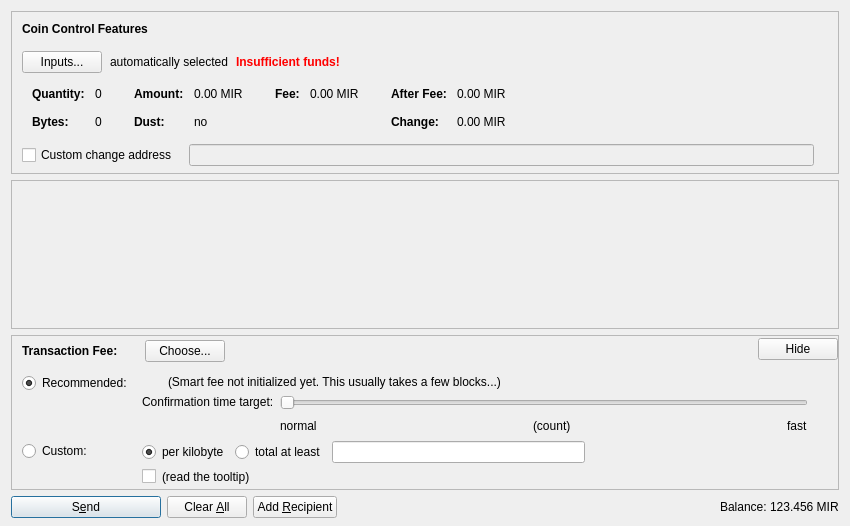
<?xml version="1.0" encoding="UTF-8"?>
<ui version="4.0">
 <class>SendCoinsDialog</class>
 <widget class="QDialog" name="SendCoinsDialog">
  <property name="geometry">
   <rect>
    <x>0</x>
    <y>0</y>
    <width>850</width>
    <height>526</height>
   </rect>
  </property>
  <property name="windowTitle">
   <string>Send Coins</string>
  </property>
  <layout class="QVBoxLayout" name="verticalLayout" stretch="0,1,0,0">
   <property name="bottomMargin">
    <number>8</number>
   </property>
   <item>
    <widget class="QFrame" name="frameCoinControl">
     <property name="sizePolicy">
      <sizepolicy hsizetype="Expanding" vsizetype="Expanding">
       <horstretch>0</horstretch>
       <verstretch>0</verstretch>
      </sizepolicy>
     </property>
     <property name="maximumSize">
      <size>
       <width>16777215</width>
       <height>16777215</height>
      </size>
     </property>
     <property name="frameShape">
      <enum>QFrame::StyledPanel</enum>
     </property>
     <property name="frameShadow">
      <enum>QFrame::Sunken</enum>
     </property>
     <layout class="QVBoxLayout" name="verticalLayoutCoinControl2">
      <property name="spacing">
       <number>0</number>
      </property>
      <property name="leftMargin">
       <number>0</number>
      </property>
      <property name="topMargin">
       <number>0</number>
      </property>
      <property name="rightMargin">
       <number>0</number>
      </property>
      <property name="bottomMargin">
       <number>6</number>
      </property>
      <item>
       <layout class="QVBoxLayout" name="verticalLayoutCoinControl" stretch="0,0,0,0,1">
        <property name="spacing">
         <number>0</number>
        </property>
        <property name="leftMargin">
         <number>10</number>
        </property>
        <property name="topMargin">
         <number>10</number>
        </property>
        <item>
         <layout class="QHBoxLayout" name="horizontalLayoutCoinControl1">
          <property name="bottomMargin">
           <number>15</number>
          </property>
          <item>
           <widget class="QLabel" name="labelCoinControlFeatures">
            <property name="sizePolicy">
             <sizepolicy hsizetype="Preferred" vsizetype="Maximum">
              <horstretch>0</horstretch>
              <verstretch>0</verstretch>
             </sizepolicy>
            </property>
            <property name="font">
             <font>
              <weight>75</weight>
              <bold>true</bold>
             </font>
            </property>
            <property name="styleSheet">
             <string notr="true">font-weight:bold;</string>
            </property>
            <property name="text">
             <string>Coin Control Features</string>
            </property>
           </widget>
          </item>
         </layout>
        </item>
        <item>
         <layout class="QHBoxLayout" name="horizontalLayoutCoinControl2" stretch="0,0,0,0">
          <property name="spacing">
           <number>8</number>
          </property>
          <property name="bottomMargin">
           <number>10</number>
          </property>
          <item>
           <widget class="QPushButton" name="pushButtonCoinControl">
            <property name="styleSheet">
             <string notr="true"/>
            </property>
            <property name="text">
             <string>Inputs...</string>
            </property>
            <property name="autoDefault">
             <bool>false</bool>
            </property>
           </widget>
          </item>
          <item>
           <widget class="QLabel" name="labelCoinControlAutomaticallySelected">
            <property name="text">
             <string>automatically selected</string>
            </property>
            <property name="margin">
             <number>5</number>
            </property>
           </widget>
          </item>
          <item>
           <widget class="QLabel" name="labelCoinControlInsuffFunds">
            <property name="font">
             <font>
              <weight>75</weight>
              <bold>true</bold>
             </font>
            </property>
            <property name="styleSheet">
             <string notr="true">color:red;font-weight:bold;</string>
            </property>
            <property name="text">
             <string>Insufficient funds!</string>
            </property>
            <property name="margin">
             <number>5</number>
            </property>
           </widget>
          </item>
          <item>
           <spacer name="horizontalSpacerCoinControl">
            <property name="orientation">
             <enum>Qt::Horizontal</enum>
            </property>
            <property name="sizeHint" stdset="0">
             <size>
              <width>40</width>
              <height>1</height>
             </size>
            </property>
           </spacer>
          </item>
         </layout>
        </item>
        <item>
         <widget class="QWidget" name="widgetCoinControl" native="true">
          <property name="sizePolicy">
           <sizepolicy hsizetype="Preferred" vsizetype="Preferred">
            <horstretch>0</horstretch>
            <verstretch>0</verstretch>
           </sizepolicy>
          </property>
          <property name="minimumSize">
           <size>
            <width>0</width>
            <height>0</height>
           </size>
          </property>
          <property name="styleSheet">
           <string notr="true"/>
          </property>
          <layout class="QHBoxLayout" name="horizontalLayoutCoinControl5">
           <property name="leftMargin">
            <number>0</number>
           </property>
           <property name="topMargin">
            <number>0</number>
           </property>
           <property name="rightMargin">
            <number>0</number>
           </property>
           <property name="bottomMargin">
            <number>0</number>
           </property>
           <item>
            <layout class="QHBoxLayout" name="horizontalLayoutCoinControl3" stretch="0,0,0,1">
             <property name="spacing">
              <number>20</number>
             </property>
             <property name="topMargin">
              <number>0</number>
             </property>
             <property name="bottomMargin">
              <number>10</number>
             </property>
             <item>
              <layout class="QFormLayout" name="formLayoutCoinControl1">
               <property name="horizontalSpacing">
                <number>10</number>
               </property>
               <property name="verticalSpacing">
                <number>14</number>
               </property>
               <property name="leftMargin">
                <number>10</number>
               </property>
               <property name="topMargin">
                <number>4</number>
               </property>
               <property name="rightMargin">
                <number>6</number>
               </property>
               <item row="0" column="0">
                <widget class="QLabel" name="labelCoinControlQuantityText">
                 <property name="font">
                  <font>
                   <weight>75</weight>
                   <bold>true</bold>
                  </font>
                 </property>
                 <property name="text">
                  <string>Quantity:</string>
                 </property>
                 <property name="margin">
                  <number>0</number>
                 </property>
                </widget>
               </item>
               <item row="0" column="1">
                <widget class="QLabel" name="labelCoinControlQuantity">
                 <property name="cursor">
                  <cursorShape>IBeamCursor</cursorShape>
                 </property>
                 <property name="contextMenuPolicy">
                  <enum>Qt::ActionsContextMenu</enum>
                 </property>
                 <property name="text">
                  <string notr="true">0</string>
                 </property>
                 <property name="margin">
                  <number>0</number>
                 </property>
                 <property name="textInteractionFlags">
                  <set>Qt::LinksAccessibleByMouse|Qt::TextSelectableByKeyboard|Qt::TextSelectableByMouse</set>
                 </property>
                </widget>
               </item>
               <item row="1" column="0">
                <widget class="QLabel" name="labelCoinControlBytesText">
                 <property name="font">
                  <font>
                   <weight>75</weight>
                   <bold>true</bold>
                  </font>
                 </property>
                 <property name="text">
                  <string>Bytes:</string>
                 </property>
                </widget>
               </item>
               <item row="1" column="1">
                <widget class="QLabel" name="labelCoinControlBytes">
                 <property name="cursor">
                  <cursorShape>IBeamCursor</cursorShape>
                 </property>
                 <property name="contextMenuPolicy">
                  <enum>Qt::ActionsContextMenu</enum>
                 </property>
                 <property name="text">
                  <string notr="true">0</string>
                 </property>
                 <property name="textInteractionFlags">
                  <set>Qt::LinksAccessibleByMouse|Qt::TextSelectableByKeyboard|Qt::TextSelectableByMouse</set>
                 </property>
                </widget>
               </item>
              </layout>
             </item>
             <item>
              <layout class="QFormLayout" name="formLayoutCoinControl2">
               <property name="horizontalSpacing">
                <number>10</number>
               </property>
               <property name="verticalSpacing">
                <number>14</number>
               </property>
               <property name="leftMargin">
                <number>6</number>
               </property>
               <property name="topMargin">
                <number>4</number>
               </property>
               <property name="rightMargin">
                <number>6</number>
               </property>
               <item row="0" column="0">
                <widget class="QLabel" name="labelCoinControlAmountText">
                 <property name="font">
                  <font>
                   <weight>75</weight>
                   <bold>true</bold>
                  </font>
                 </property>
                 <property name="text">
                  <string>Amount:</string>
                 </property>
                 <property name="margin">
                  <number>0</number>
                 </property>
                </widget>
               </item>
               <item row="0" column="1">
                <widget class="QLabel" name="labelCoinControlAmount">
                 <property name="cursor">
                  <cursorShape>IBeamCursor</cursorShape>
                 </property>
                 <property name="contextMenuPolicy">
                  <enum>Qt::ActionsContextMenu</enum>
                 </property>
                 <property name="text">
                  <string notr="true">0.00 MIR</string>
                 </property>
                 <property name="textInteractionFlags">
                  <set>Qt::LinksAccessibleByMouse|Qt::TextSelectableByKeyboard|Qt::TextSelectableByMouse</set>
                 </property>
                </widget>
               </item>
               <item row="1" column="0">
                <widget class="QLabel" name="labelCoinControlLowOutputText">
                 <property name="font">
                  <font>
                   <weight>75</weight>
                   <bold>true</bold>
                  </font>
                 </property>
                 <property name="text">
                  <string>Dust:</string>
                 </property>
                </widget>
               </item>
               <item row="1" column="1">
                <widget class="QLabel" name="labelCoinControlLowOutput">
                 <property name="cursor">
                  <cursorShape>IBeamCursor</cursorShape>
                 </property>
                 <property name="contextMenuPolicy">
                  <enum>Qt::ActionsContextMenu</enum>
                 </property>
                 <property name="text">
                  <string notr="true">no</string>
                 </property>
                 <property name="textInteractionFlags">
                  <set>Qt::LinksAccessibleByMouse|Qt::TextSelectableByKeyboard|Qt::TextSelectableByMouse</set>
                 </property>
                </widget>
               </item>
              </layout>
             </item>
             <item>
              <layout class="QFormLayout" name="formLayoutCoinControl3">
               <property name="horizontalSpacing">
                <number>10</number>
               </property>
               <property name="verticalSpacing">
                <number>14</number>
               </property>
               <property name="leftMargin">
                <number>6</number>
               </property>
               <property name="topMargin">
                <number>4</number>
               </property>
               <property name="rightMargin">
                <number>6</number>
               </property>
               <item row="0" column="0">
                <widget class="QLabel" name="labelCoinControlFeeText">
                 <property name="font">
                  <font>
                   <weight>75</weight>
                   <bold>true</bold>
                  </font>
                 </property>
                 <property name="text">
                  <string>Fee:</string>
                 </property>
                 <property name="margin">
                  <number>0</number>
                 </property>
                </widget>
               </item>
               <item row="0" column="1">
                <widget class="QLabel" name="labelCoinControlFee">
                 <property name="cursor">
                  <cursorShape>IBeamCursor</cursorShape>
                 </property>
                 <property name="contextMenuPolicy">
                  <enum>Qt::ActionsContextMenu</enum>
                 </property>
                 <property name="text">
                  <string notr="true">0.00 MIR</string>
                 </property>
                 <property name="textInteractionFlags">
                  <set>Qt::LinksAccessibleByMouse|Qt::TextSelectableByKeyboard|Qt::TextSelectableByMouse</set>
                 </property>
                </widget>
               </item>
              </layout>
             </item>
             <item>
              <layout class="QFormLayout" name="formLayoutCoinControl4">
               <property name="horizontalSpacing">
                <number>10</number>
               </property>
               <property name="verticalSpacing">
                <number>14</number>
               </property>
               <property name="leftMargin">
                <number>6</number>
               </property>
               <property name="topMargin">
                <number>4</number>
               </property>
               <property name="rightMargin">
                <number>6</number>
               </property>
               <item row="0" column="0">
                <widget class="QLabel" name="labelCoinControlAfterFeeText">
                 <property name="font">
                  <font>
                   <weight>75</weight>
                   <bold>true</bold>
                  </font>
                 </property>
                 <property name="text">
                  <string>After Fee:</string>
                 </property>
                 <property name="margin">
                  <number>0</number>
                 </property>
                </widget>
               </item>
               <item row="0" column="1">
                <widget class="QLabel" name="labelCoinControlAfterFee">
                 <property name="cursor">
                  <cursorShape>IBeamCursor</cursorShape>
                 </property>
                 <property name="contextMenuPolicy">
                  <enum>Qt::ActionsContextMenu</enum>
                 </property>
                 <property name="text">
                  <string notr="true">0.00 MIR</string>
                 </property>
                 <property name="textInteractionFlags">
                  <set>Qt::LinksAccessibleByMouse|Qt::TextSelectableByKeyboard|Qt::TextSelectableByMouse</set>
                 </property>
                </widget>
               </item>
               <item row="1" column="0">
                <widget class="QLabel" name="labelCoinControlChangeText">
                 <property name="font">
                  <font>
                   <weight>75</weight>
                   <bold>true</bold>
                  </font>
                 </property>
                 <property name="text">
                  <string>Change:</string>
                 </property>
                </widget>
               </item>
               <item row="1" column="1">
                <widget class="QLabel" name="labelCoinControlChange">
                 <property name="cursor">
                  <cursorShape>IBeamCursor</cursorShape>
                 </property>
                 <property name="contextMenuPolicy">
                  <enum>Qt::ActionsContextMenu</enum>
                 </property>
                 <property name="text">
                  <string notr="true">0.00 MIR</string>
                 </property>
                 <property name="textInteractionFlags">
                  <set>Qt::LinksAccessibleByMouse|Qt::TextSelectableByKeyboard|Qt::TextSelectableByMouse</set>
                 </property>
                </widget>
               </item>
              </layout>
             </item>
            </layout>
           </item>
          </layout>
         </widget>
        </item>
        <item>
         <layout class="QHBoxLayout" name="horizontalLayoutCoinControl4" stretch="0,0,0">
          <property name="spacing">
           <number>12</number>
          </property>
          <property name="sizeConstraint">
           <enum>QLayout::SetDefaultConstraint</enum>
          </property>
          <property name="topMargin">
           <number>5</number>
          </property>
          <property name="rightMargin">
           <number>5</number>
          </property>
          <item>
           <widget class="QCheckBox" name="checkBoxCoinControlChange">
            <property name="toolTip">
             <string>If this is activated, but the change address is empty or invalid, change will be sent to a newly generated address.</string>
            </property>
            <property name="text">
             <string>Custom change address</string>
            </property>
           </widget>
          </item>
          <item>
           <widget class="QValidatedLineEdit" name="lineEditCoinControlChange">
            <property name="enabled">
             <bool>false</bool>
            </property>
            <property name="sizePolicy">
             <sizepolicy hsizetype="Expanding" vsizetype="Fixed">
              <horstretch>0</horstretch>
              <verstretch>0</verstretch>
             </sizepolicy>
            </property>
           </widget>
          </item>
          <item>
           <widget class="QLabel" name="labelCoinControlChangeLabel">
            <property name="sizePolicy">
             <sizepolicy hsizetype="Preferred" vsizetype="Expanding">
              <horstretch>0</horstretch>
              <verstretch>0</verstretch>
             </sizepolicy>
            </property>
            <property name="minimumSize">
             <size>
              <width>0</width>
              <height>0</height>
             </size>
            </property>
            <property name="text">
             <string/>
            </property>
            <property name="margin">
             <number>3</number>
            </property>
           </widget>
          </item>
         </layout>
        </item>
        <item>
         <spacer name="verticalSpacerCoinControl">
          <property name="orientation">
           <enum>Qt::Vertical</enum>
          </property>
          <property name="sizeHint" stdset="0">
           <size>
            <width>800</width>
            <height>1</height>
           </size>
          </property>
         </spacer>
        </item>
       </layout>
      </item>
     </layout>
    </widget>
   </item>
   <item>
    <widget class="QScrollArea" name="scrollArea">
     <property name="widgetResizable">
      <bool>true</bool>
     </property>
     <widget class="QWidget" name="scrollAreaWidgetContents">
      <property name="geometry">
       <rect>
        <x>0</x>
        <y>0</y>
        <width>830</width>
        <height>104</height>
       </rect>
      </property>
      <layout class="QVBoxLayout" name="verticalLayout_2" stretch="0,1">
       <property name="leftMargin">
        <number>0</number>
       </property>
       <property name="topMargin">
        <number>0</number>
       </property>
       <property name="rightMargin">
        <number>0</number>
       </property>
       <property name="bottomMargin">
        <number>0</number>
       </property>
       <item>
        <layout class="QVBoxLayout" name="entries">
         <property name="spacing">
          <number>6</number>
         </property>
        </layout>
       </item>
       <item>
        <spacer name="verticalSpacer">
         <property name="orientation">
          <enum>Qt::Vertical</enum>
         </property>
         <property name="sizeHint" stdset="0">
          <size>
           <width>20</width>
           <height>40</height>
          </size>
         </property>
        </spacer>
       </item>
      </layout>
     </widget>
    </widget>
   </item>
   <item>
    <widget class="QFrame" name="frameFee">
     <property name="sizePolicy">
      <sizepolicy hsizetype="Expanding" vsizetype="Expanding">
       <horstretch>0</horstretch>
       <verstretch>0</verstretch>
      </sizepolicy>
     </property>
     <property name="maximumSize">
      <size>
       <width>16777215</width>
       <height>16777215</height>
      </size>
     </property>
     <property name="frameShape">
      <enum>QFrame::StyledPanel</enum>
     </property>
     <property name="frameShadow">
      <enum>QFrame::Sunken</enum>
     </property>
     <layout class="QVBoxLayout" name="verticalLayoutFee1">
      <property name="spacing">
       <number>0</number>
      </property>
      <property name="leftMargin">
       <number>0</number>
      </property>
      <property name="topMargin">
       <number>0</number>
      </property>
      <property name="rightMargin">
       <number>0</number>
      </property>
      <property name="bottomMargin">
       <number>0</number>
      </property>
      <item>
       <layout class="QVBoxLayout" name="verticalLayoutFee2" stretch="0,0,0">
        <property name="spacing">
         <number>0</number>
        </property>
        <property name="leftMargin">
         <number>10</number>
        </property>
        <property name="topMargin">
         <number>0</number>
        </property>
        <item>
         <layout class="QHBoxLayout" name="horizontalLayoutFee1">
          <property name="bottomMargin">
           <number>0</number>
          </property>
          <item>
           <layout class="QVBoxLayout" name="verticalLayoutFee7">
            <property name="spacing">
             <number>0</number>
            </property>
            <item>
             <spacer name="verticalSpacerSmartFee">
              <property name="orientation">
               <enum>Qt::Vertical</enum>
              </property>
              <property name="sizeType">
               <enum>QSizePolicy::Fixed</enum>
              </property>
              <property name="sizeHint" stdset="0">
               <size>
                <width>1</width>
                <height>4</height>
               </size>
              </property>
             </spacer>
            </item>
            <item>
             <layout class="QHBoxLayout" name="horizontalLayoutSmartFee">
              <property name="spacing">
               <number>10</number>
              </property>
              <item>
               <widget class="QLabel" name="labelFeeHeadline">
                <property name="sizePolicy">
                 <sizepolicy hsizetype="Preferred" vsizetype="Maximum">
                  <horstretch>0</horstretch>
                  <verstretch>0</verstretch>
                 </sizepolicy>
                </property>
                <property name="font">
                 <font>
                  <weight>75</weight>
                  <bold>true</bold>
                 </font>
                </property>
                <property name="styleSheet">
                 <string notr="true">font-weight:bold;</string>
                </property>
                <property name="text">
                 <string>Transaction Fee:</string>
                </property>
               </widget>
              </item>
              <item>
               <widget class="QLabel" name="labelFeeMinimized">
                <property name="text">
                 <string/>
                </property>
               </widget>
              </item>
              <item>
               <widget class="QPushButton" name="buttonChooseFee">
                <property name="text">
                 <string>Choose...</string>
                </property>
               </widget>
              </item>
             </layout>
            </item>
            <item>
             <spacer name="verticalSpacer_5">
              <property name="orientation">
               <enum>Qt::Vertical</enum>
              </property>
              <property name="sizeHint" stdset="0">
               <size>
                <width>1</width>
                <height>1</height>
               </size>
              </property>
             </spacer>
            </item>
           </layout>
          </item>
          <item>
           <spacer name="horizontalSpacer_4">
            <property name="orientation">
             <enum>Qt::Horizontal</enum>
            </property>
            <property name="sizeHint" stdset="0">
             <size>
              <width>40</width>
              <height>20</height>
             </size>
            </property>
           </spacer>
          </item>
          <item>
           <widget class="QPushButton" name="buttonMinimizeFee">
            <property name="toolTip">
             <string>collapse fee-settings</string>
            </property>
            <property name="text">
             <string>Hide</string>
            </property>
           </widget>
          </item>
         </layout>
        </item>
        <item>
         <widget class="QFrame" name="frameFeeSelection">
          <layout class="QVBoxLayout" name="verticalLayoutFee12">
           <property name="spacing">
            <number>0</number>
           </property>
           <property name="leftMargin">
            <number>0</number>
           </property>
           <property name="topMargin">
            <number>0</number>
           </property>
           <property name="rightMargin">
            <number>0</number>
           </property>
           <property name="bottomMargin">
            <number>0</number>
           </property>
           <item>
            <layout class="QGridLayout" name="gridLayoutFee">
             <property name="topMargin">
              <number>10</number>
             </property>
             <property name="bottomMargin">
              <number>4</number>
             </property>
             <property name="horizontalSpacing">
              <number>10</number>
             </property>
             <property name="verticalSpacing">
              <number>4</number>
             </property>
             <item row="1" column="1">
              <layout class="QVBoxLayout" name="verticalLayoutFee8">
               <property name="spacing">
                <number>6</number>
               </property>
               <item>
                <layout class="QHBoxLayout" name="horizontalLayoutFee13">
                 <item>
                  <widget class="QRadioButton" name="radioCustomPerKilobyte">
                   <property name="toolTip">
                    <string>If the custom fee is set to 1000 satoshis and the transaction is only 250 bytes, then &quot;per kilobyte&quot; only pays 250 satoshis in fee, while &quot;total at least&quot; pays 1000 satoshis. For transactions bigger than a kilobyte both pay by kilobyte.</string>
                   </property>
                   <property name="text">
                    <string>per kilobyte</string>
                   </property>
                   <property name="checked">
                    <bool>true</bool>
                   </property>
                   <attribute name="buttonGroup">
                    <string notr="true">groupCustomFee</string>
                   </attribute>
                  </widget>
                 </item>
                 <item>
                  <widget class="QRadioButton" name="radioCustomAtLeast">
                   <property name="toolTip">
                    <string>If the custom fee is set to 1000 satoshis and the transaction is only 250 bytes, then &quot;per kilobyte&quot; only pays 250 satoshis in fee, while &quot;total at least&quot; pays 1000 satoshis. For transactions bigger than a kilobyte both pay by kilobyte.</string>
                   </property>
                   <property name="text">
                    <string>total at least</string>
                   </property>
                   <attribute name="buttonGroup">
                    <string notr="true">groupCustomFee</string>
                   </attribute>
                  </widget>
                 </item>
                 <item>
                  <widget class="BitcoinAmountField" name="customFee"/>
                 </item>
                 <item>
                  <spacer name="horizontalSpacer_6">
                   <property name="orientation">
                    <enum>Qt::Horizontal</enum>
                   </property>
                   <property name="sizeHint" stdset="0">
                    <size>
                     <width>1</width>
                     <height>1</height>
                    </size>
                   </property>
                  </spacer>
                 </item>
                </layout>
               </item>
               <item>
                <layout class="QHBoxLayout" name="horizontalLayoutFee8">
                 <item>
                  <widget class="QCheckBox" name="checkBoxMinimumFee">
                   <property name="toolTip">
                    <string>Paying only the minimum fee is just fine as long as there is less transaction volume than space in the blocks. But be aware that this can end up in a never confirming transaction once there is more demand for mircoin transactions than the network can process.</string>
                   </property>
                   <property name="text">
                    <string/>
                   </property>
                  </widget>
                 </item>
                 <item>
                  <widget class="QLabel" name="labelMinFeeWarning">
                   <property name="enabled">
                    <bool>true</bool>
                   </property>
                   <property name="toolTip">
                    <string>Paying only the minimum fee is just fine as long as there is less transaction volume than space in the blocks. But be aware that this can end up in a never confirming transaction once there is more demand for mircoin transactions than the network can process.</string>
                   </property>
                   <property name="text">
                    <string>(read the tooltip)</string>
                   </property>
                   <property name="margin">
                    <number>5</number>
                   </property>
                  </widget>
                 </item>
                 <item>
                  <spacer name="horizontalSpacer_2">
                   <property name="orientation">
                    <enum>Qt::Horizontal</enum>
                   </property>
                   <property name="sizeHint" stdset="0">
                    <size>
                     <width>1</width>
                     <height>1</height>
                    </size>
                   </property>
                  </spacer>
                 </item>
                </layout>
               </item>
              </layout>
             </item>
             <item row="0" column="0">
              <layout class="QVBoxLayout" name="verticalLayoutFee4" stretch="0,1">
               <item>
                <widget class="QRadioButton" name="radioSmartFee">
                 <property name="text">
                  <string>Recommended:</string>
                 </property>
                 <property name="checked">
                  <bool>true</bool>
                 </property>
                 <attribute name="buttonGroup">
                  <string notr="true">groupFee</string>
                 </attribute>
                </widget>
               </item>
               <item>
                <spacer name="verticalSpacer_2">
                 <property name="orientation">
                  <enum>Qt::Vertical</enum>
                 </property>
                 <property name="sizeHint" stdset="0">
                  <size>
                   <width>1</width>
                   <height>1</height>
                  </size>
                 </property>
                </spacer>
               </item>
              </layout>
             </item>
             <item row="1" column="0">
              <layout class="QVBoxLayout" name="verticalLayoutFee9" stretch="0,1">
               <item>
                <widget class="QRadioButton" name="radioCustomFee">
                 <property name="text">
                  <string>Custom:</string>
                 </property>
                 <attribute name="buttonGroup">
                  <string notr="true">groupFee</string>
                 </attribute>
                </widget>
               </item>
               <item>
                <spacer name="verticalSpacer_6">
                 <property name="orientation">
                  <enum>Qt::Vertical</enum>
                 </property>
                 <property name="sizeHint" stdset="0">
                  <size>
                   <width>1</width>
                   <height>1</height>
                  </size>
                 </property>
                </spacer>
               </item>
              </layout>
             </item>
             <item row="0" column="1">
              <layout class="QVBoxLayout" name="verticalLayoutFee3" stretch="0,0,1">
               <property name="spacing">
                <number>6</number>
               </property>
               <property name="topMargin">
                <number>2</number>
               </property>
               <item>
                <layout class="QHBoxLayout" name="horizontalLayoutFee12">
                 <item>
                  <widget class="QLabel" name="labelSmartFee">
                   <property name="text">
                    <string/>
                   </property>
                   <property name="margin">
                    <number>2</number>
                   </property>
                  </widget>
                 </item>
                 <item>
                  <widget class="QLabel" name="labelFeeEstimation">
                   <property name="text">
                    <string/>
                   </property>
                  </widget>
                 </item>
                 <item>
                  <widget class="QLabel" name="labelSmartFee2">
                   <property name="text">
                    <string>(Smart fee not initialized yet. This usually takes a few blocks...)</string>
                   </property>
                   <property name="margin">
                    <number>2</number>
                   </property>
                  </widget>
                 </item>
                 <item>
                  <spacer name="horizontalSpacer_5">
                   <property name="orientation">
                    <enum>Qt::Horizontal</enum>
                   </property>
                   <property name="sizeHint" stdset="0">
                    <size>
                     <width>1</width>
                     <height>1</height>
                    </size>
                   </property>
                  </spacer>
                 </item>
                </layout>
               </item>
               <item>
                <layout class="QHBoxLayout" name="horizontalLayoutFee9">
                 <item>
                  <layout class="QVBoxLayout" name="verticalLayoutFee6">
                   <item>
                    <widget class="QLabel" name="labelSmartFee3">
                     <property name="text">
                      <string>Confirmation time target:</string>
                     </property>
                     <property name="margin">
                      <number>2</number>
                     </property>
                    </widget>
                   </item>
                   <item>
                    <spacer name="verticalSpacer_3">
                     <property name="orientation">
                      <enum>Qt::Vertical</enum>
                     </property>
                     <property name="sizeHint" stdset="0">
                      <size>
                       <width>1</width>
                       <height>1</height>
                      </size>
                     </property>
                    </spacer>
                   </item>
                  </layout>
                 </item>
                 <item>
                  <layout class="QVBoxLayout" name="verticalLayoutFee5">
                   <property name="rightMargin">
                    <number>30</number>
                   </property>
                   <item>
                    <widget class="QSlider" name="sliderSmartFee">
                     <property name="minimum">
                      <number>0</number>
                     </property>
                     <property name="maximum">
                      <number>23</number>
                     </property>
                     <property name="pageStep">
                      <number>1</number>
                     </property>
                     <property name="value">
                      <number>0</number>
                     </property>
                     <property name="orientation">
                      <enum>Qt::Horizontal</enum>
                     </property>
                     <property name="invertedAppearance">
                      <bool>false</bool>
                     </property>
                     <property name="invertedControls">
                      <bool>false</bool>
                     </property>
                     <property name="tickPosition">
                      <enum>QSlider::NoTicks</enum>
                     </property>
                    </widget>
                   </item>
                   <item>
                    <layout class="QHBoxLayout" name="horizontalLayoutFee10">
                     <item>
                      <widget class="QLabel" name="labelSmartFeeNormal">
                       <property name="text">
                        <string>normal</string>
                       </property>
                      </widget>
                     </item>
                     <item>
                      <spacer name="horizontalSpacer_7">
                       <property name="orientation">
                        <enum>Qt::Horizontal</enum>
                       </property>
                       <property name="sizeHint" stdset="0">
                        <size>
                         <width>40</width>
                         <height>20</height>
                        </size>
                       </property>
                      </spacer>
                     </item>
                     <item>
                      <widget class="QLabel" name="confirmationTargetLabel">
                       <property name="text">
                        <string notr="true">(count)</string>
                       </property>
                      </widget>
                     </item>
                     <item>
                      <spacer name="horizontalSpacer_3">
                       <property name="orientation">
                        <enum>Qt::Horizontal</enum>
                       </property>
                       <property name="sizeHint" stdset="0">
                        <size>
                         <width>40</width>
                         <height>20</height>
                        </size>
                       </property>
                      </spacer>
                     </item>
                     <item>
                      <widget class="QLabel" name="labelSmartFeeFast">
                       <property name="text">
                        <string>fast</string>
                       </property>
                      </widget>
                     </item>
                    </layout>
                   </item>
                  </layout>
                 </item>
                </layout>
               </item>
               <item>
                <spacer name="verticalSpacer_4">
                 <property name="orientation">
                  <enum>Qt::Vertical</enum>
                 </property>
                 <property name="sizeHint" stdset="0">
                  <size>
                   <width>1</width>
                   <height>1</height>
                  </size>
                 </property>
                </spacer>
               </item>
              </layout>
             </item>
            </layout>
           </item>
          </layout>
         </widget>
        </item>
        <item>
         <spacer name="verticalSpacerFee">
          <property name="orientation">
           <enum>Qt::Vertical</enum>
          </property>
          <property name="sizeHint" stdset="0">
           <size>
            <width>800</width>
            <height>1</height>
           </size>
          </property>
         </spacer>
        </item>
       </layout>
      </item>
     </layout>
    </widget>
   </item>
   <item>
    <layout class="QHBoxLayout" name="horizontalLayout">
     <item>
      <widget class="QPushButton" name="sendButton">
       <property name="minimumSize">
        <size>
         <width>150</width>
         <height>0</height>
        </size>
       </property>
       <property name="toolTip">
        <string>Confirm the send action</string>
       </property>
       <property name="text">
        <string>S&amp;end</string>
       </property>
       <property name="icon">
        <iconset resource="../bitcoin.qrc">
         <normaloff>:/icons/send</normaloff>:/icons/send</iconset>
       </property>
       <property name="autoDefault">
        <bool>false</bool>
       </property>
       <property name="default">
        <bool>true</bool>
       </property>
      </widget>
     </item>
     <item>
      <widget class="QPushButton" name="clearButton">
       <property name="sizePolicy">
        <sizepolicy hsizetype="Minimum" vsizetype="Fixed">
         <horstretch>0</horstretch>
         <verstretch>0</verstretch>
        </sizepolicy>
       </property>
       <property name="toolTip">
        <string>Clear all fields of the form.</string>
       </property>
       <property name="text">
        <string>Clear &amp;All</string>
       </property>
       <property name="icon">
        <iconset resource="../bitcoin.qrc">
         <normaloff>:/icons/remove</normaloff>:/icons/remove</iconset>
       </property>
       <property name="autoDefault">
        <bool>false</bool>
       </property>
      </widget>
     </item>
     <item>
      <widget class="QPushButton" name="addButton">
       <property name="toolTip">
        <string>Send to multiple recipients at once</string>
       </property>
       <property name="text">
        <string>Add &amp;Recipient</string>
       </property>
       <property name="icon">
        <iconset resource="../bitcoin.qrc">
         <normaloff>:/icons/add</normaloff>:/icons/add</iconset>
       </property>
       <property name="autoDefault">
        <bool>false</bool>
       </property>
      </widget>
     </item>
     <item>
      <spacer name="horizontalSpacer">
       <property name="orientation">
        <enum>Qt::Horizontal</enum>
       </property>
       <property name="sizeHint" stdset="0">
        <size>
         <width>40</width>
         <height>20</height>
        </size>
       </property>
      </spacer>
     </item>
     <item>
      <layout class="QHBoxLayout" name="horizontalLayout_2">
       <property name="spacing">
        <number>3</number>
       </property>
       <item>
        <widget class="QLabel" name="label">
         <property name="sizePolicy">
          <sizepolicy hsizetype="Preferred" vsizetype="Fixed">
           <horstretch>0</horstretch>
           <verstretch>0</verstretch>
          </sizepolicy>
         </property>
         <property name="text">
          <string>Balance:</string>
         </property>
        </widget>
       </item>
       <item>
        <widget class="QLabel" name="labelBalance">
         <property name="sizePolicy">
          <sizepolicy hsizetype="Preferred" vsizetype="Fixed">
           <horstretch>0</horstretch>
           <verstretch>0</verstretch>
          </sizepolicy>
         </property>
         <property name="cursor">
          <cursorShape>IBeamCursor</cursorShape>
         </property>
         <property name="text">
          <string notr="true">123.456 MIR</string>
         </property>
         <property name="textInteractionFlags">
          <set>Qt::LinksAccessibleByMouse|Qt::TextSelectableByKeyboard|Qt::TextSelectableByMouse</set>
         </property>
        </widget>
       </item>
      </layout>
     </item>
    </layout>
   </item>
  </layout>
 </widget>
 <customwidgets>
  <customwidget>
   <class>QValidatedLineEdit</class>
   <extends>QLineEdit</extends>
   <header>qvalidatedlineedit.h</header>
  </customwidget>
  <customwidget>
   <class>BitcoinAmountField</class>
   <extends>QLineEdit</extends>
   <header>bitcoinamountfield.h</header>
   <container>1</container>
  </customwidget>
 </customwidgets>
 <resources>
  <include location="../bitcoin.qrc"/>
 </resources>
 <connections/>
 <buttongroups>
  <buttongroup name="groupFee"/>
  <buttongroup name="groupCustomFee"/>
 </buttongroups>
</ui>
